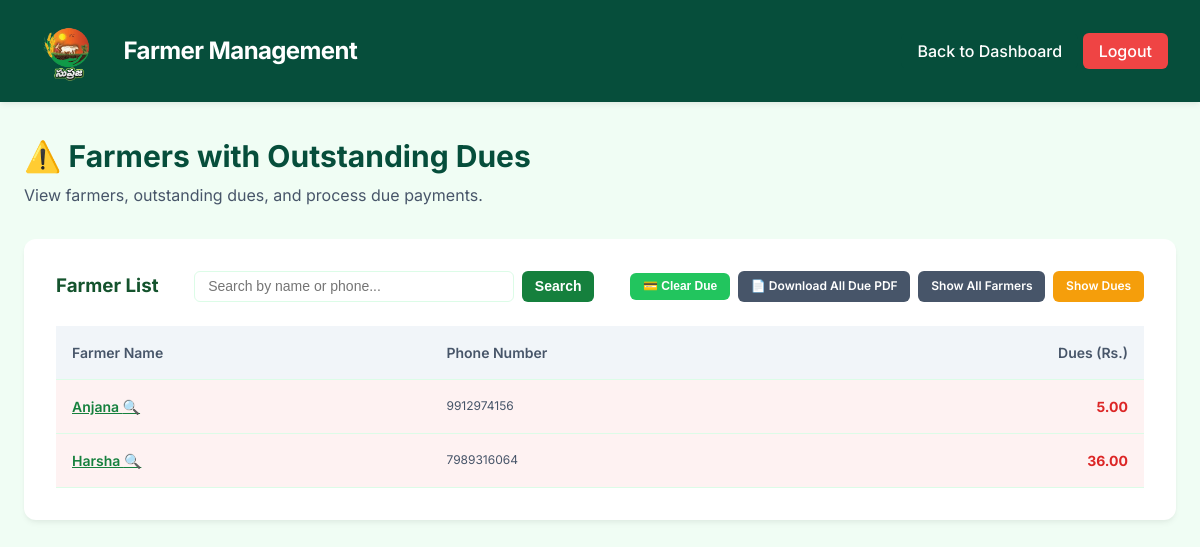
/admin-farmers/?filter=dues (signed in), run on the app's committed database.
### employee/models.py (models this page shows, shortened)
class Farmer(models.Model):
    name = models.CharField(max_length=255)
    phone = models.CharField(max_length=20)
    created_at = models.DateTimeField(auto_now_add=True)
    updated_at = models.DateTimeField(auto_now=True)
    class Meta:
        ordering = ['name']
        unique_together = ['name', 'phone']

### login/views.py (the view)
# urls.py: path('admin-farmers/', admin_farmers_view, name='admin_farmers'),
@login_required(login_url='login')
def admin_farmers_view(request):
    if not request.user.is_superuser:
        return HttpResponse("Unauthorized", status=403)
    from django.db.models import Q
    filter_dues = request.GET.get('filter') == 'dues'
    search_query = request.GET.get('search', '').strip()
    if search_query:
        all_farmers = Farmer.objects.filter(
            Q(name__icontains=search_query) | Q(phone__icontains=search_query)
        )
    else:
        all_farmers = Farmer.objects.all()
    farmer_data_list = []
    for farmer in all_farmers:
        sales = Sale.objects.filter(farmer=farmer).order_by('sale_date')
        total_bought = Decimal('0.00')
        total_paid = Decimal('0.00')
        due_bills = []
        current_bill_sales = []
        def process_bill_sales(bill_sales):
            nonlocal total_bought, total_paid
            if not bill_sales:
                return
            bill_total = sum(s.total_amount for s in bill_sales)
            bill_paid = bill_sales[0].amount_paid
            total_bought += bill_total
            total_paid += bill_paid
            due = bill_total - bill_paid
            if due > 0:
                products_str = ", ".join([f"{s.item_name} (x{s.quantity})" for s in bill_sales])
                due_bills.append({
                    'date': timezone.localtime(bill_sales[0].sale_date).strftime('%d-%m-%Y %I:%M %p'),
                    'products': products_str,
                    'bill_total': bill_total,
                    'bill_paid': bill_paid,
                    'due_amount': due,
                })
        for sale in sales:
            if not current_bill_sales:
                current_bill_sales.append(sale)
            else:
                time_diff = (sale.sale_date - current_bill_sales[0].sale_date).total_seconds()
                if abs(time_diff) < 5:
                    current_bill_sales.append(sale)
                else:
                    process_bill_sales(current_bill_sales)
                    current_bill_sales = [sale]
        process_bill_sales(current_bill_sales)
        total_dues = total_bought - total_paid
        if total_dues < 0:
            total_dues = Decimal('0.00')
        if not filter_dues or total_dues > 0:
            farmer_data_list.append({
                'id': farmer.id,
                'name': farmer.name,
                'phone': farmer.phone,
                'total_bought': total_bought,
                'total_paid': total_paid,
                'total_dues': total_dues,
                'due_bills': due_bills,
            })
    farmer_data_list.sort(key=lambda x: x['name'].lower())
    return render(request, 'admin/farmers.html', {
        'farmers': farmer_data_list,
        'filter_dues': filter_dues,
        'search_query': search_query,
        'error': request.GET.get('error'),
        'success': request.GET.get('success'),
    })

### templates/admin/farmers.html (shortened to what this page needs)
{% extends "base.html" %}
{% block nav_title %}Farmer Management{% endblock %}
{% block nav_actions %}
    <a href="{% url 'admin_dashboard' %}" class="nav-link" style="background-color: var(--secondary);">Back to Dashboard</a>
    <a href="{% url 'logout' %}" class="nav-link" style="background-color: var(--danger);">Logout</a>
{% endblock %}
{% block content %}
<div class="title-section">
    <h2>
        {% if filter_dues %}
            ⚠️ Farmers with Outstanding Dues
        {% else %}
            🧑‍🌾 All Registered Farmers
        {% endif %}
    </h2>
    <p>View farmers, outstanding dues, and process due payments.</p>
</div>
<div class="card">
    <div style="display: flex; justify-content: space-between; align-items: center; margin-bottom: 1.5rem; flex-wrap: wrap; gap: 1rem;">
        <h3 style="margin: 0;">Farmer List</h3>
        <form method="GET" style="display: flex; gap: 0.5rem; flex: 1; max-width: 400px; margin: 0 auto;">
            <input type="text" name="search" class="form-control" placeholder="Search by name or phone..." value="{{ search_query }}" style="padding: 0.4rem 0.8rem; font-size: 0.875rem;">
            <button type="submit" class="btn btn-primary" style="padding: 0.4rem 0.8rem; font-size: 0.875rem;">Search</button>
        </form>
        <div style="display: flex; gap: 0.5rem; align-items: center; flex-wrap: wrap;">
            <button type="button" class="btn btn-primary" onclick="openClearDueModal()" style="background-color: var(--success); padding: 0.4rem 0.8rem; font-size: 0.75rem;">💳 Clear Due</button>
            <a href="{% url 'all_farmers_due_pdf' %}" class="btn btn-secondary" target="_blank" rel="noopener" style="padding: 0.4rem 0.8rem; font-size: 0.75rem; text-decoration: none;">📄 Download All Due PDF</a>
            <a href="{% url 'admin_farmers' %}{% if search_query %}?search={{ search_query }}{% endif %}" class="btn {% if not filter_dues %}btn-primary{% else %}btn-secondary{% endif %}" style="padding: 0.4rem 0.8rem; font-size: 0.75rem;">Show All Farmers</a>
            <a href="{% url 'admin_farmers' %}?filter=dues{% if search_query %}&search={{ search_query }}{% endif %}" class="btn {% if filter_dues %}btn-primary{% else %}btn-secondary{% endif %}" style="padding: 0.4rem 0.8rem; font-size: 0.75rem; {% if filter_dues %}background-color: var(--warning);{% endif %}">Show Dues</a>
        </div>
    </div>
    <div class="table-container">
        <table>
            <thead>
                <tr>
                    <th>Farmer Name</th>
                    <th>Phone Number</th>
                    <th style="text-align: right;">Dues (Rs.)</th>
                </tr>
            </thead>
            <tbody>
                {% for farmer in farmers %}
                    <tr style="{% if farmer.total_dues > 0 %}background-color: #fef2f2;{% endif %}">
                        <td style="font-weight: 600;">
                            {% if farmer.due_bills %}
                                <a href="javascript:void(0)" onclick="toggleDues('details-{{ farmer.id }}')" style="color: #15803d; text-decoration: underline; cursor: pointer;" title="Click to view due details">
                                    {{ farmer.name }} 🔍
                                </a>
                            {% else %}
                                {{ farmer.name }}
                            {% endif %}
                        </td>
                        <td class="small-note">{{ farmer.phone }}</td>
                        <td style="text-align: right; font-weight: 700; color: {% if farmer.total_dues > 0 %}#dc2626{% else %}var(--text-light){% endif %};">
                            {{ farmer.total_dues|floatformat:2 }}
                        </td>
                    </tr>
                {% endfor %}
            </tbody>
        </table>
    </div>
</div>
{% endblock %}

### data on the page
Farmer: name "Anjana", phone "9912974156"
Farmer: name "Harsha", phone "7989316064"

### other printed values
{{ farmer.total_dues|floatformat:2 }} "5.00" "36.00"
